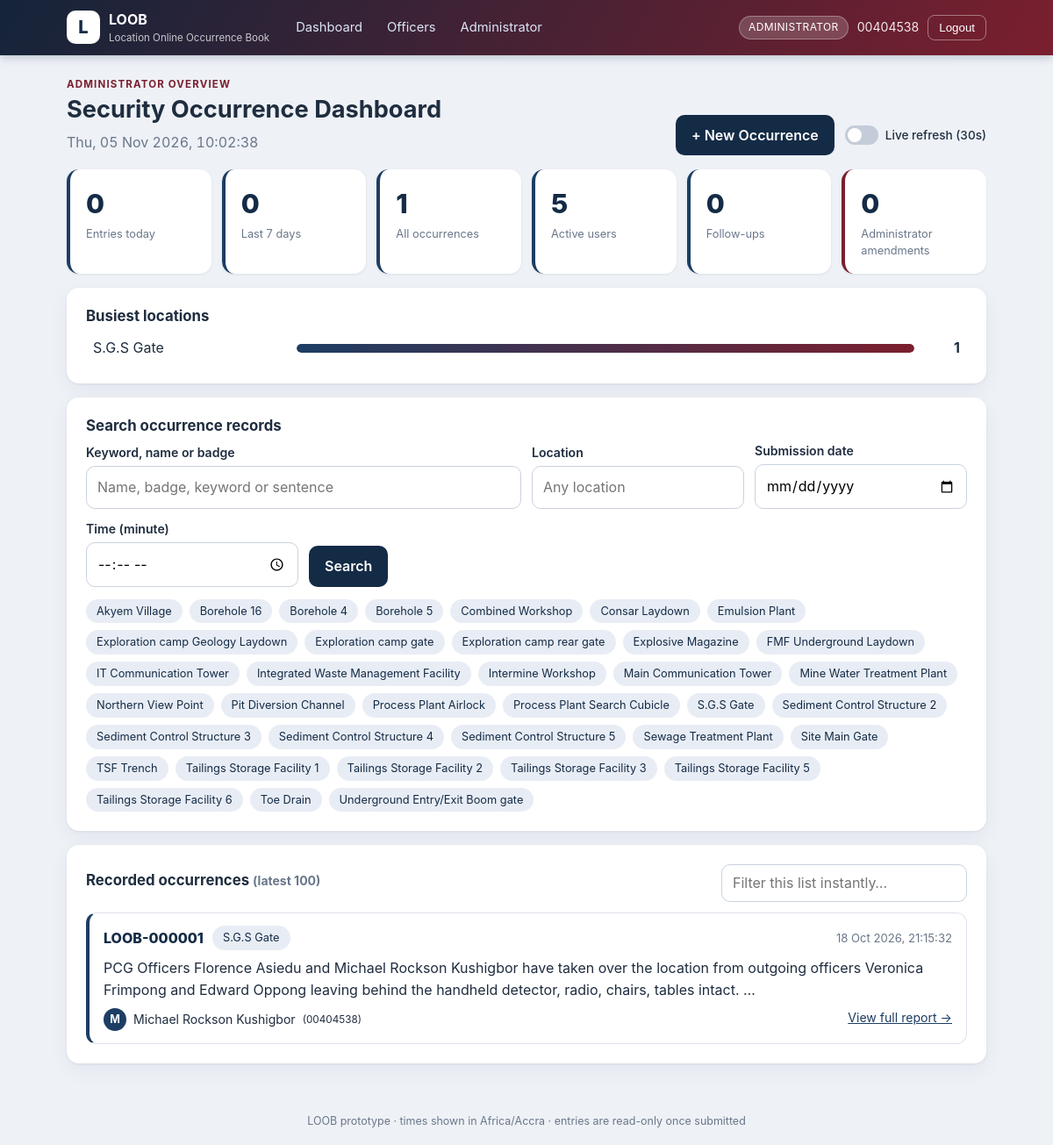
The app's page / (signed in) with its own data.
### occurrences/models.py (models this page shows, shortened)
class Location(models.Model):
    name = models.CharField(max_length=200, unique=True)
    active = models.BooleanField(default=True)

class Occurrence(models.Model):
    officer = models.ForeignKey(Officer, on_delete=models.PROTECT)
    location = models.ForeignKey(Location, on_delete=models.PROTECT)
    details = models.TextField()
    event_time = models.DateTimeField(null=True, blank=True)
    submitted_at = models.DateTimeField(default=timezone.now, editable=False)

class Officer(models.Model):
    class Role(models.TextChoices):
        ADMINISTRATOR = 'administrator' , 'Administrator'
        SCC = 'scc', 'SCC'
        SUPERVISOR = 'supervisor', 'Supervisor'
        SECTION_LEADER = 'section_leader', 'Section Leader'
        OFFICER = 'officer', 'Officer'
    user = models.OneToOneField(settings.AUTH_USER_MODEL, on_delete=models.PROTECT)
    full_name = models.CharField(max_length=150)
    badge_number = models.CharField(max_length=30, unique=True)
    role = models.CharField(max_length=20, choices=Role.choices, default=Role.OFFICER)
    active = models.BooleanField(default=True)
    must_change_password = models.BooleanField(default=True)
    add_occurrence_override = models.BooleanField(
        'Can add occurrences', null=True, blank=True,
        help_text='Leave as "Unknown" to use the role default '
                  '(SCC: no, Supervisor / Section Leader / Officer: yes).')
    add_followup_override = models.BooleanField(
        'Can add follow-ups', null=True, blank=True,
        help_text='Leave as "Unknown" to use the role default '
                  '(SCC: no, Supervisor / Section Leader / Officer: yes).')
    @property
    def is_scc(self):
        return self.role == self.Role.SCC
    @property
    def can_add_occurrence(self):
        if not self.active:
            return False
        if self.add_occurrence_override is not None:
            return self.add_occurrence_override
        return self._role_default()

### occurrences/views.py (the view)
# urls.py: path('', views.dashboard, name='dashboard'),
@login_required
@force_password_change_check
def dashboard(request):
    manager = is_manager(request.user)
    officer = get_officer(request.user)
    is_scc = bool(officer and officer.is_scc)
    base = Occurrence.objects.select_related('officer', 'location').order_by('-submitted_at', '-pk')
    records = _apply_search(base, request.GET)
    today = timezone.localdate()
    context = {
        'records': records[:100],
        'is_manager': manager,
        'officer': officer,
        'is_scc': is_scc,
        'can_add': bool(officer and officer.can_add_occurrence),
        'locations': Location.objects.filter(active=True).order_by('name'),
        'searching': any(request.GET.get(k, '').strip() for k in ('q', 'location', 'date', 'time')),
    }
    if manager:
        week_start = today - timedelta(days=6)
        by_location = list(
            Occurrence.objects.values('location__name').annotate(n=Count('id')).order_by('-n')[:6]
        )
        top = by_location[0]['n'] if by_location else 1
        for row in by_location:
            row['pct'] = max(6, round(row['n'] * 100 / top))
        context['stats'] = {
            'total': Occurrence.objects.count(),
            'today': Occurrence.objects.filter(submitted_at__date=today).count(),
            'week': Occurrence.objects.filter(submitted_at__date__gte=week_start).count(),
            'officers': Officer.objects.filter(active=True).count(),
            'followups': FollowUp.objects.count(),
            'amendments': AuditLog.objects.count(),
        }
        context['by_location'] = by_location
    elif is_scc:
        context['stats'] = {
            'all_today': Occurrence.objects.filter(submitted_at__date=today).count(),
            'all_total': Occurrence.objects.count(),
        }
    elif officer:
        mine = Occurrence.objects.filter(officer=officer)
        context['stats'] = {
            'mine_today': mine.filter(submitted_at__date=today).count(),
            'mine_total': mine.count(),
        }
    return render(request, 'occurrences/dashboard.html', context)

### occurrences/views.py (called while the page is built, shortened)
def is_manager(user):
    return user.is_authenticated and user.is_active and user.is_superuser

def get_officer(user):
    if not user.is_authenticated:
        return None
    return Officer.objects.filter(user=user, active=True, user__is_active=True).first()

def force_password_change_check(view_func):
    @wraps(view_func)
    def wrapper(request, *args, **kwargs):
        if request.user.is_authenticated:
            officer = get_officer(request.user)
            if officer and officer.must_change_password:
                messages.warning(request, "For security reasons, you must set a new password before continuing.")
                return redirect('force_password_change')
        return view_func(request, *args, **kwargs)
    return wrapper

def _apply_search(records, params):
    keyword = params.get('q', '').strip()
    location = params.get('location', '').strip()
    date = params.get('date', '').strip()
    time = params.get('time', '').strip()
    if keyword:
        records = records.filter(
            Q(details__icontains=keyword) | Q(officer__full_name__icontains=keyword) |
            Q(officer__badge_number__icontains=keyword) | Q(location__name__icontains=keyword) |
            Q(followups__details__icontains=keyword) | Q(followups__author__full_name__icontains=keyword)
        ).distinct()
    if location:
        records = records.filter(location__name__icontains=location)
    if date:
        selected_date = parse_date(date)
        if selected_date:
            records = records.filter(submitted_at__date=selected_date)
    return records

### occurrences/templates/occurrences/dashboard.html (shortened to what this page needs)
{% extends "occurrences/base.html" %}
{% block content %}
<section class="hero">
  <div>
    <p class="eyebrow">{% if is_manager %}Administrator overview{% elif is_scc %}SCC live view{% else %}{{ officer.get_role_display|default:"User" }} workspace{% endif %}</p>
    <h1>{% if is_manager %}Security Occurrence Dashboard{% elif is_scc %}Live Occurrence Monitor{% else %}Welcome{% if officer %}, {{ officer.full_name }}{% endif %}{% endif %}</h1>
    <p class="muted"><span id="liveClock" class="clock"></span></p>
  </div>
  <div class="hero-actions">
    {% if can_add %}<a class="btn btn-primary" href="{% url 'new_entry' %}">+ New Occurrence</a>{% endif %}
    {% if is_manager %}
    <label class="switch" title="Reloads this page every 30 seconds so you always see the latest entries">
      <input type="checkbox" id="autoRefresh"><span class="slider"></span><span>Live refresh (30s)</span>
    </label>
    {% endif %}
  </div>
</section>
{% if is_manager %}
<section class="stats">
  <div class="stat"><span class="stat-n">{{ stats.today }}</span><span class="stat-l">Entries today</span></div>
  <div class="stat"><span class="stat-n">{{ stats.week }}</span><span class="stat-l">Last 7 days</span></div>
  <div class="stat"><span class="stat-n">{{ stats.total }}</span><span class="stat-l">All occurrences</span></div>
  <div class="stat"><span class="stat-n">{{ stats.officers }}</span><span class="stat-l">Active users</span></div>
  <div class="stat"><span class="stat-n">{{ stats.followups }}</span><span class="stat-l">Follow-ups</span></div>
  <div class="stat stat-warn"><span class="stat-n">{{ stats.amendments }}</span><span class="stat-l">Administrator amendments</span></div>
</section>
{% if by_location %}
<section class="card"><h3>Busiest locations</h3>
  {% for row in by_location %}
  <a class="bar-row" href="?location={{ row.location__name|urlencode }}">
    <span class="bar-label">{{ row.location__name }}</span>
    <span class="bar-track"><span class="bar-fill" style="width:{{ row.pct }}%"></span></span>
    <span class="bar-n">{{ row.n }}</span>
  </a>
  {% endfor %}
</section>
{% endif %}
{% elif is_scc %}
<section class="stats stats-2">
  <div class="stat"><span class="stat-n">{{ stats.all_today }}</span><span class="stat-l">Entries today</span></div>
  <div class="stat"><span class="stat-n">{{ stats.all_total }}</span><span class="stat-l">All occurrences</span></div>
</section>
{% elif officer %}
<section class="stats stats-2">
  <div class="stat"><span class="stat-n">{{ stats.mine_today }}</span><span class="stat-l">My entries today</span></div>
  <div class="stat"><span class="stat-n">{{ stats.mine_total }}</span><span class="stat-l">My entries in total</span></div>
</section>
{% else %}
<div class="notice">Your account has no active profile, so you can read records but not make entries. Contact the Administrator.</div>
{% endif %}
<section class="card">
  <h3>Search occurrence records</h3>
  <form method="get" class="search-grid" id="searchForm">
    <div class="field span2"><label for="q">Keyword, name or badge</label>
      <input id="q" name="q" value="{{ request.GET.q }}" placeholder="Name, badge, keyword or sentence"></div>
    <div class="field"><label for="location">Location</label>
      <input id="location" name="location" list="locList" value="{{ request.GET.location }}" placeholder="Any location" autocomplete="off">
      <datalist id="locList">{% for l in locations %}<option value="{{ l.name }}">{% endfor %}</datalist></div>
    <div class="field"><label for="date">Submission date</label>
      <input id="date" type="date" name="date" value="{{ request.GET.date }}"></div>
    <div class="field"><label for="time">Time (minute)</label>
      <input id="time" type="time" name="time" value="{{ request.GET.time }}"></div>
    <div class="field actions"><button type="submit" class="btn btn-primary">Search</button>
      {% if searching %}<a class="btn btn-light" href="{% url 'dashboard' %}">Clear</a>{% endif %}</div>
  </form>
  {% if locations %}<div class="chips" aria-label="Quick location filter">
    {% for l in locations %}<a class="chip {% if request.GET.location == l.name %}on{% endif %}" href="?location={{ l.name|urlencode }}">{{ l.name }}</a>{% endfor %}
  </div>{% endif %}
</section>
<section class="card">
  <div class="list-head">
    <h3>Recorded occurrences <small class="muted">(latest 100{% if searching %} matching{% endif %})</small></h3>
    <input id="liveFilter" class="mini-filter" type="search" placeholder="Filter this list instantly…" aria-label="Filter the list below">
  </div>
  {% for entry in records %}
  <article class="entry" data-search="{{ entry.pk }} {{ entry.location.name }} {{ entry.officer.full_name }} {{ entry.officer.badge_number }} {{ entry.details }}">
    <div class="entry-top">
      <a class="entry-id" href="{% url 'occurrence_detail' entry.pk %}">LOOB-{{ entry.pk|stringformat:"06d" }}</a>
      <span class="tag">{{ entry.location.name }}</span>
      <span class="when">{{ entry.submitted_at|date:"d M Y, H:i:s" }}</span>
    </div>
    <p class="entry-text">{{ entry.details|truncatewords:30 }}</p>
    <div class="entry-foot">
      <span class="by"><span class="avatar">{{ entry.officer.full_name|slice:":1" }}</span>{{ entry.officer.full_name }} <small>({{ entry.officer.badge_number }})</small></span>
      <a href="{% url 'occurrence_detail' entry.pk %}">View full report →</a>
    </div>
  </article>
  {% empty %}<p class="empty">No matching records found.</p>{% endfor %}
</section>
{% endblock %}

### occurrences/templates/occurrences/base.html (shortened to what this page needs)
{% load static %}<!DOCTYPE html>
<html lang="en">
<head>
<link rel="stylesheet" href="{% static 'occurrences/loob.css' %}">
</head>
<body class="{% if user.is_authenticated %}{% if user.is_superuser %}role-manager{% else %}role-officer{% endif %}{% else %}role-guest{% endif %}">
<header class="topbar">
  <div class="topbar-inner">
    <a class="brand" href="{% url 'dashboard' %}">
      <span class="brand-mark">L</span>
      <span><strong>LOOB</strong><small>Location Online Occurrence Book</small></span>
    </a>
    {% if user.is_authenticated %}
    <nav class="nav">
      <a href="{% url 'dashboard' %}">Dashboard</a>
      {% if user.is_superuser %}
        <a href="{% url 'officer_roster' %}">Officers</a>
        <a href="{% url 'admin:index' %}">Administrator</a>
      {% elif user.officer.can_add_occurrence %}
        <a href="{% url 'new_entry' %}">New Entry</a>
      {% endif %}
    </nav>
    <div class="who">
      <span class="role-pill">{% if user.is_superuser %}Administrator{% elif user.officer %}{{ user.officer.get_role_display }}{% else %}User{% endif %}</span>
      <span class="who-name">{{ user.get_full_name|default:user.username }}</span>
      <form method="post" action="{% url 'logout' %}">{% csrf_token %}<button type="submit" class="btn-ghost">Logout</button></form>
    </div>
    {% endif %}
  </div>
</header>
<main class="wrap">
  {% block content %}{% endblock %}
</main>
<footer class="foot">LOOB prototype · times shown in Africa/Accra · entries are read-only once submitted</footer>
</body></html>

### records on screen
Location: location__name "S.G.S Gate", {{ row.pct }} 100 (drawn), n "1", name "S.G.S Gate"
Location: name "Akyem Village"
Location: name "Borehole 16"
Location: name "Borehole 4"
Location: name "Borehole 5"
Location: name "Combined Workshop"
Location: name "Consar Laydown"
Location: name "Emulsion Plant"
Location: name "Exploration camp Geology Laydown"
Location: name "Exploration camp gate"
Location: name "Exploration camp rear gate"
Location: name "Explosive Magazine"
Location: name "FMF Underground Laydown"
Location: name "IT Communication Tower"
Location: name "Integrated Waste Management Facility"
Location: name "Intermine Workshop"
Location: name "Main Communication Tower"
Location: name "Mine Water Treatment Plant"
Location: name "Northern View Point"
Location: name "Pit Diversion Channel"
Location: name "Process Plant Airlock"
Location: name "Process Plant Search Cubicle"
Location: name "Sediment Control Structure 2"
Location: name "Sediment Control Structure 3"
Location: name "Sediment Control Structure 4"
Location: name "Sediment Control Structure 5"
Location: name "Sewage Treatment Plant"
Location: name "Site Main Gate"
Location: name "TSF Trench"
Location: name "Tailings Storage Facility 1"
Location: name "Tailings Storage Facility 2"
Location: name "Tailings Storage Facility 3"
Location: name "Tailings Storage Facility 5"
Location: name "Tailings Storage Facility 6"
Location: name "Toe Drain"
Location: name "Underground Entry/Exit Boom gate"
Occurrence: pk "000001", location.name "S.G.S Gate", submitted_at "18 Oct 2026, 21:15:32", details "PCG Officers Florence Asiedu and Michael Rockson Kushigbor have taken over the location from outgoing officers Veronica Frimpong and Edward Oppong leaving behind the handheld detector, radio, chairs, tables intact. …", officer.full_name "M", officer.full_name "Michael Rockson Kushigbor", officer.badge_number "00404538"

### other values on screen
{{ user.get_full_name|default:user.username }} "00404538"
{{ stats.today }} "0"
{{ stats.week }} "0"
{{ stats.total }} "1"
{{ stats.officers }} "5"
{{ stats.followups }} "0"
{{ stats.amendments }} "0"
